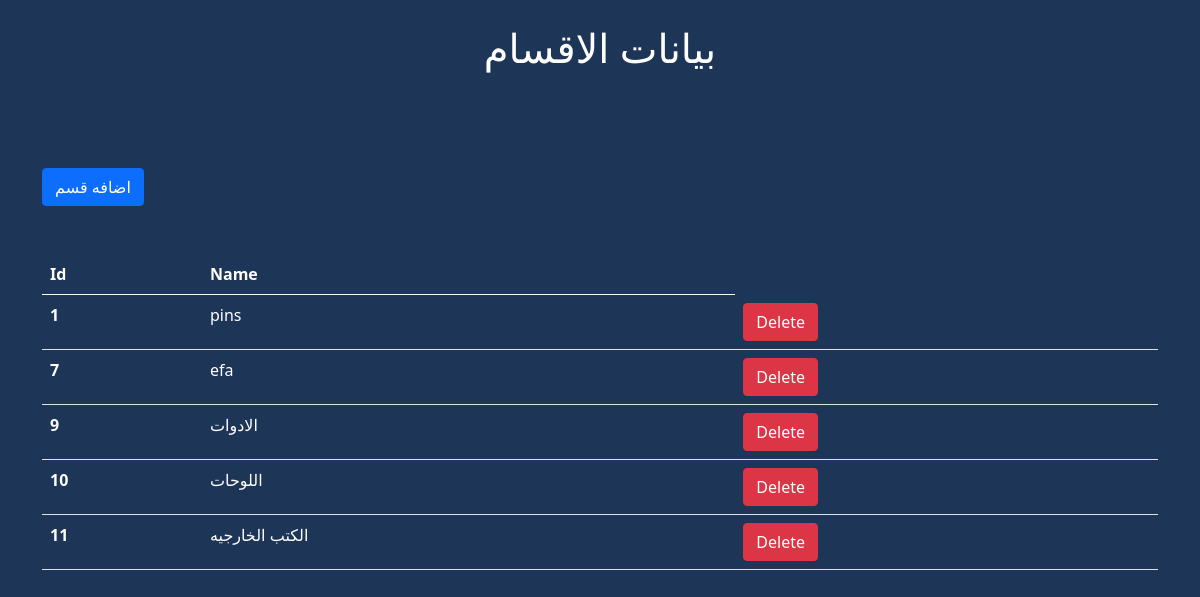
Screenshot of /section_data_read.php with the database file from the repository.
### tables this page shows
CREATE TABLE `sections` (
  `id` int(11) NOT NULL,
  `section_name` varchar(512) NOT NULL,
  `employee_id` int(11) DEFAULT NULL
);

### section_data_read.php (the view, shortened to what this page needs)
<?php
include 'connect.php';
?>
<!DOCTYPE html>
<html lang="en">
    <head>
        <link href="https://cdn.jsdelivr.net/npm/bootstrap@5.0.2/dist/css/bootstrap.min.css" rel="stylesheet"
>
    </head>
<body  class="text-white" style="background-color:  #1D3557">
    <h1 class="text-center mt-4">بيانات الاقسام</h1>
    <div class="container mt-5 text-white">
        <a class="btn btn-primary mt-5" href="section.php">اضافه قسم </a>
        <table class="table mt-5 text-white">
            <thead>
                <tr>
                    <th scope="col">Id</th>
                    <th scope="col">Name</th>
                </tr>
            </thead>
            <tbody>
                <?php
                $sqlselect = "SELECT * FROM `sections`";
                $resultselect = mysqli_query($con, $sqlselect);
                if ($resultselect) {
                    while ($row = mysqli_fetch_assoc($resultselect)) {
                        $id = $row['id'];
                        $name = $row['section_name'];
                        echo ' <tr>
                        <th scope="row">'.$id.'</th>
                        <td>'.$name.'</td>
                        <td>
                            <a href="delete_sections_data.php?deleteid='.$id.'" class="btn btn-danger">Delete</a>
                        </td>
                        </tr>
                        ';
                    }
                }
                ?>
            </tbody>
        </table>
    </div>
</body>

### rows the page displays
sections: id "1", section_name "pins"
sections: id "7", section_name "efa"
sections: id "9", section_name "الادوات"
sections: id "10", section_name "اللوحات"
sections: id "11", section_name "الكتب الخارجيه"
